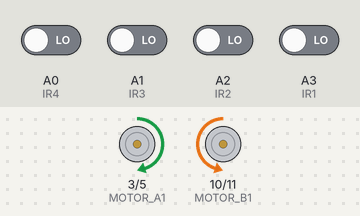
A sketch run on a simulated Arduino Uno, built with avr-gcc and run on an emulated ATmega328P. Parts: motor-driver pin pairs drawn as motors (green arrow = first pin HIGH = forward, orange = second pin HIGH = backward, longer = more drive). Inputs (shaded band) come from the test bench; at power-on: A0 (IR4), A1 (IR3), A2 (IR2), A3 (IR1) LOW. What the sketch prints to the serial monitor is not drawn.

Above: at 1.2 s.
1.3 s: A1 (IR3) driven HIGH
At 2.7 s:
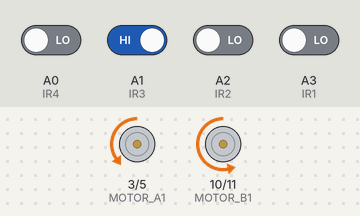
3.0 s: A0 (IR4) driven HIGH
At 3.9 s:
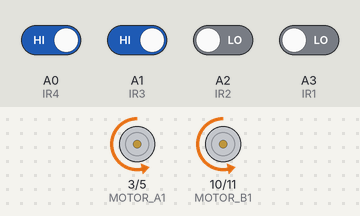
4.5 s: A0 (IR4) driven LOW
At 4.9 s:
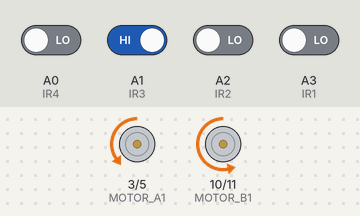
7.5 s: A3 (IR1) driven HIGH
At 7.65 s:
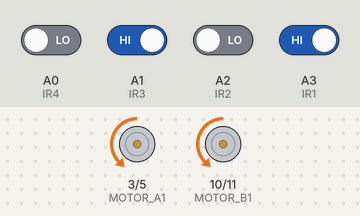
9.3 s: A3 (IR1) driven LOW
At 9.8 s:
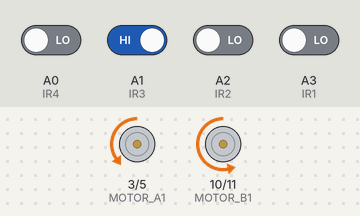
10.8 s: A2 (IR2) driven HIGH
At 12.2 s:
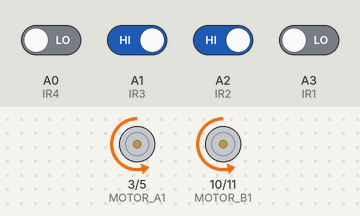
Timing chart, 0 to 13.7 s (numbered marks = the images above; inputs shaded):
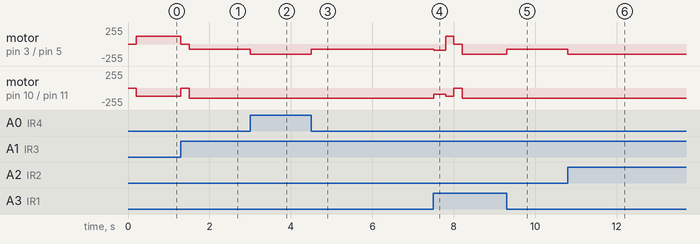

Measured:
- after the input at 1.3 s, motor on pin 3 (MOTOR_A1) / pin 5 (MOTOR_A2): forward 120/255 → stopped at once, → backward 80/255 0.20 s later; motor on pin 10 (MOTOR_B1) / pin 11 (MOTOR_B2): backward 120/255 → stopped at once, → backward 150/255 0.20 s later
- after the input at 3.0 s, motor on pin 3 (MOTOR_A1) / pin 5 (MOTOR_A2): backward 80/255 → backward 150/255 at once
- after the input at 4.5 s, motor on pin 3 (MOTOR_A1) / pin 5 (MOTOR_A2): backward 150/255 → backward 80/255 at once
- after the input at 9.3 s, motor on pin 3 (MOTOR_A1) / pin 5 (MOTOR_A2): backward 150/255 → backward 80/255 at once
- after the input at 10.8 s, motor on pin 3 (MOTOR_A1) / pin 5 (MOTOR_A2): backward 80/255 → backward 150/255 at once

The sketch:

PenneyArduino.ino
```cpp
#include <Wire.h>
#include <SoftwareSerial.h>

// Misc Program Variables
int currentX = 0;
int currentY = 0;
int currentLine = 0;
int turnCounter = 2;
int turnDirection = 1;  // 1 is right, 0 is left
bool intersectionDetected = false;
bool isTurning = false;
bool IR2High = false;  // Variable to keep track of IR2 state
bool IR3High = false;  // Variable to keep track of IR3 state

// Timer Variablews
unsigned long turningStartTime = 0;   // Variable to hold the time when turning started
unsigned long lineLostStartTime = 0;  // Add a new variable to hold the time when the robot first loses sight of the line

// IR Sensor Connections
#define IR1 A3
#define IR2 A2
#define IR3 A1
#define IR4 A0

// Debouncing Variables for IR sensors
unsigned long lastChangeTimeIR1 = 0;
unsigned long lastChangeTimeIR2 = 0;
unsigned long lastChangeTimeIR3 = 0;
unsigned long lastChangeTimeIR4 = 0;
int lastStateIR1 = LOW;
int lastStateIR2 = LOW;
int lastStateIR3 = LOW;
int lastStateIR4 = LOW;
unsigned long debounceThreshold = 100;  // Debounce time in milliseconds


// Motor connections
#define MOTOR_A1 3
#define MOTOR_A2 5
#define MOTOR_B1 10
#define MOTOR_B2 11

// Software Serial Setup
SoftwareSerial mySerial(12, 13);

// Variables for asynchronous NodeMCU ESP messages.
unsigned long previousMillis = 0;

void setup() {

  // Setup Serial communication
  Serial.begin(115200);
  mySerial.begin(9600);

  // Setup IR sensor Pins
  pinMode(IR1, INPUT);
  pinMode(IR2, INPUT);
  pinMode(IR3, INPUT);
  pinMode(IR4, INPUT);

  // Define motor control pins as outputs
  pinMode(MOTOR_A1, OUTPUT);
  pinMode(MOTOR_A2, OUTPUT);
  pinMode(MOTOR_B1, OUTPUT);
  pinMode(MOTOR_B2, OUTPUT);

  // Set the motors to initial stopped state
  digitalWrite(MOTOR_A1, LOW);
  digitalWrite(MOTOR_A2, LOW);
  digitalWrite(MOTOR_B1, LOW);
  digitalWrite(MOTOR_B2, LOW);
}

void handleIntersectionDetection() {

  if (intersectionDetected == false) {
    currentLine++;  // increment currentline by 1;
    intersectionDetected = true;
    if (currentLine >= turnCounter) {
     // turnDirection = !turnDirection;
      isTurning = true;
      currentLine = 0;
      controlMotor(90, 90);  // Bump Straight
      delay(150);
    }

    Serial.print("Current Line: ");
    Serial.println(currentLine);
  }
}

void loop() {

  /****************
  * IR PIN SYNTHESIS
  ****************/

  // Read IR pins

    // Read IR pins
  int rawIR1 = digitalRead(IR1);
  int rawIR2 = digitalRead(IR2);
  int rawIR3 = digitalRead(IR3);
  int rawIR4 = digitalRead(IR4);

  // Debounce IR1
  if (rawIR1 != lastStateIR1) {
    lastChangeTimeIR1 = millis();
  }
  int IR1Output = (millis() - lastChangeTimeIR1 > debounceThreshold) ? rawIR1 : lastStateIR1;
  lastStateIR1 = rawIR1;

  // Debounce IR2
  if (rawIR2 != lastStateIR2) {
    lastChangeTimeIR2 = millis();
  }
  int IR2Output = (millis() - lastChangeTimeIR2 > debounceThreshold) ? rawIR2 : lastStateIR2;
  lastStateIR2 = rawIR2;

  // Debounce IR3
  if (rawIR3 != lastStateIR3) {
    lastChangeTimeIR3 = millis();
  }
  int IR3Output = (millis() - lastChangeTimeIR3 > debounceThreshold) ? rawIR3 : lastStateIR3;
  lastStateIR3 = rawIR3;

  // Debounce IR4
  if (rawIR4 != lastStateIR4) {
    lastChangeTimeIR4 = millis();
  }
  int IR4Output = (millis() - lastChangeTimeIR4 > debounceThreshold) ? rawIR4 : lastStateIR4;
  lastStateIR4 = rawIR4;

  // int IR1Output = digitalRead(IR1);
  // int IR2Output = digitalRead(IR2);
  // int IR3Output = digitalRead(IR3);
  // int IR4Output = digitalRead(IR4);

  // Serial Print IR outputs for debugging
  // Serial.print(IR1Output);
  // Serial.print(IR2Output);
  // Serial.print(IR3Output);
  // Serial.print(IR4Output);

  /****************
 * Motor Control Logic
 ****************/

  int motorSpeedNormal = 150;
  int motorSpeedSlower = 80;

  if (isTurning == true) {

    if (turningStartTime == 0) {    // If turning just started
      turningStartTime = millis();  // Record the start time of turning
      delay(150);                    // Delay for turn bump
    }

    Serial.println("ISTURNING TRUE");

    if (turnDirection == 1) {
      controlMotor(-120, 120);  // Turn right
    } else {
      controlMotor(120, -120);  // Turn left
    }

    unsigned long elapsedTurningTime = millis() - turningStartTime;

    if (elapsedTurningTime >= 350) {  // Start trying to detect line after specified time since turn started

      IR2Output = digitalRead(IR2);
      IR3Output = digitalRead(IR3);

      if (IR3Output == HIGH) {
        //delay(30);
        controlMotor(0, 0);  // stop;
        delay(200);
        isTurning = false;
        turningStartTime = 0;  // Reset the turning start time
        currentLine = 0;
      }
    }

    // if (elapsedTurningTime >= 2000) {  // Maybe we didn't find any line.
    //   controlMotor(0, 0);              // stop;
    //   delay(1000);
    //   isTurning = false;
    //   turningStartTime = 0;  // Reset the turning start time
    //   currentLine = 0;
    // }

  } else
    // Handle Intersection Crossings
    if (IR1Output == HIGH && IR4Output == HIGH) {  // All sensors on a black line
      controlMotor(motorSpeedNormal, motorSpeedNormal);
      handleIntersectionDetection();
    } else if (IR1Output == HIGH && IR4Output == LOW) {  // All sensors on a black line except for rightmost
      controlMotor(motorSpeedNormal, motorSpeedNormal);
      handleIntersectionDetection();
    } else if (IR1Output == LOW && IR4Output == HIGH) {  // All sensors on a black line except for leftmost
      controlMotor(motorSpeedNormal, motorSpeedNormal);
      handleIntersectionDetection();
      // Keep the robot on the line
    } else if (IR2Output == HIGH && IR3Output == HIGH) {  // Both center sensors on a black line
      controlMotor(motorSpeedNormal, motorSpeedNormal);   // Both motors forward at full speed
      Serial.println("Going Straight");
      intersectionDetected = false;
    } else if (IR2Output == LOW && IR3Output == HIGH) {  // Left sensor only on a black line
      controlMotor(motorSpeedSlower, motorSpeedNormal);
      Serial.println("Turn Right");
      intersectionDetected = false;
    } else if (IR2Output == HIGH && IR3Output == LOW) {  // Right sensor only on a black line
      controlMotor(motorSpeedNormal, motorSpeedSlower);  // Motor 1 backward, Motor 2 forward (turn left)
      Serial.println("Turn Left");
      intersectionDetected = false;
      // Other cases
    } else {
      // controlMotor(0, 0);  // Stop both motors
      Serial.println("No Lines Detected");

      intersectionDetected = false;
      currentLine = 0;

      // Record the time when the line is first lost
      if (lineLostStartTime == 0) {
        lineLostStartTime = millis();
      }

      // Check if the line has been lost for a specified time
      if (millis() - lineLostStartTime >= 50) {
        Serial.print("Lost Line");
        isTurning = true;
        lineLostStartTime = 0;  // Reset the line lost start time
      }
    }

  // After processing IR sensor output, reset lineLostStartTime if a line is detected
  if (IR2Output == HIGH || IR3Output == HIGH) {
    lineLostStartTime = 0;
  }

  /****************
 * Communicate With ESP8266 Testing
 ****************/

  // unsigned long currentMillis = millis();
  // const long interval = 1000;  // 1000 milliseconds (1 second) interval for sending message

  // if (currentMillis - previousMillis >= interval) {
  //   previousMillis = currentMillis;

  //   //Report Location (Command, X, Y, Direction)
  //   mySerial.println("POS,2,3,N");

  //   // Report Puck Location & Color (Command, X, Y, Color)
  //   // Color is Red, Green or Blue
  //   // mySerial.print("COL,4,3,Red");
  // }
}
```

MotorControl.ino
```cpp
/****************
 * Motor Control
 ****************/

void controlMotor(int motor1Speed, int motor2Speed) {

  int motorSpeedAMultiplier = 1;  // Adjust this multiplier for Motor A speed to correct for differences.
  int motorSpeedBMultiplier = 1;  // Adjust this multiplier for Motor B speed to correct for differences.

  //Serial.println(" Motor Control");

  // Motor A
  if (motor1Speed > 0) {
    analogWrite(MOTOR_A1, 0);                                    // Motor A, stop it (0 speed)
    analogWrite(MOTOR_A2, motor1Speed * motorSpeedAMultiplier);  // Motor A, forward speed
  } else if (motor1Speed < 0) {
    analogWrite(MOTOR_A1, -motor1Speed * motorSpeedAMultiplier);  // Motor A, backward speed
    analogWrite(MOTOR_A2, 0);                                     // Motor A, stop it (0 speed)
  } else {
    analogWrite(MOTOR_A1, 0);  // Motor A, stop it (0 speed)
    analogWrite(MOTOR_A2, 0);  // Motor A, stop it (0 speed)
  }

  // Motor B
  if (motor2Speed > 0) {
    analogWrite(MOTOR_B1, 0);                                    // Motor B, stop it (0 speed)
    analogWrite(MOTOR_B2, motor2Speed * motorSpeedBMultiplier);  // Motor B, forward speed
  } else if (motor2Speed < 0) {
    analogWrite(MOTOR_B1, -motor2Speed * motorSpeedBMultiplier);  // Motor B, backward speed
    analogWrite(MOTOR_B2, 0);                                     // Motor B, stop it (0 speed)
  } else {
    analogWrite(MOTOR_B1, 0);  // Motor B, stop it (0 speed)
    analogWrite(MOTOR_B2, 0);  // Motor B, stop it (0 speed)
  }
}
```

RobotOrientation.ino
```cpp
 /****************
 * Robot Orientation Logic
 ****************/

 void robotOrientationChange(int angle) {


 }
```

RoutePlanner.ino
```cpp
/****************
 * Route Planner Logic
 ****************/

 void routePlanner() {

  // Starting at point 0,0 facing East, the robot will travle along the bottom of the Y axis in the X direction.

  if (currentX == 6) {
    isTurning = true;
   // robotOrientation(-90); // Turn the robot 90 degrees
  }


 }
```
